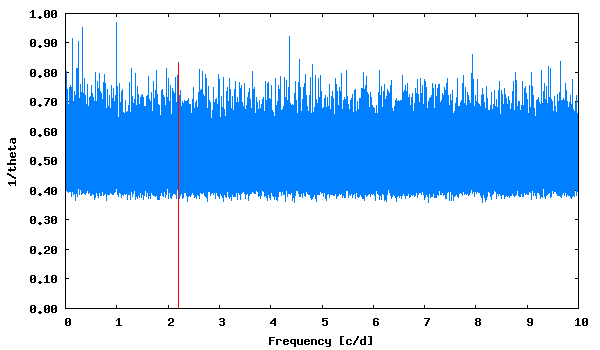

The gnuplot source for this figure:
set term png size 600,350 medium
set colors classic
set output "phase_lc_8.lk.png"
set xlabel "Frequency [c/d]"
set ylabel "1/theta"
set format y "%5.2f"
plot [] "lk.periodogram" using 1:2 with lines linecolor 3 title "", "<echo '2.196801  0.83'" with impulses linecolor 1 title ""
 
